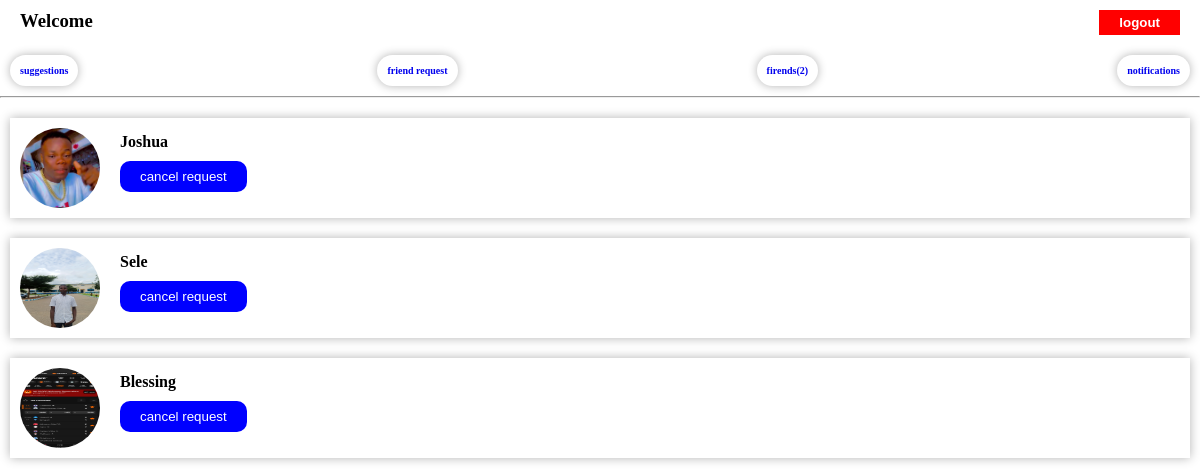
Screenshot of / (signed in) with the database file from the repository.
### account/models.py (models this page shows, shortened)
class MyUser(AbstractUser):
    id = models.UUIDField(
            primary_key=True,
            default=uuid.uuid4,
            editable=False,)
    username = models.CharField(max_length=50,unique=True)
    email = models.EmailField(unique=True)
    contact = models.IntegerField(blank=True,null=True)
    friends = models.ManyToManyField('self',symmetrical=False)
    USERNAME_FIELD = 'username'
    REQUIRED_FIELDS = ["email"]

### main/models.py (models this page shows, shortened)
class Image(models.Model):
    user = models.OneToOneField(User,on_delete=models.CASCADE)
    images = models.ImageField(upload_to="user_image")

### main/views.py (the view)
# urls.py: path("",views.home,name="home"),
@login_required
def home(request):
    suggestions = User.objects.all().exclude(username=request.user.username).exclude(username="admin")
    friends = User.objects.get(username=request.user.username).friends.all()
    frequests = Frequest.objects.filter(sender=request.user)
    frequestusername = []
    for frequest in frequests:
        frequestusername.append(frequest.receiver.username)
    context = {
            "suggestions":suggestions,
            "friends":friends,
            "frequestusername":frequestusername,
            }
    return render(request,"home.html",context)

### templates/home.html (shortened to what this page needs)
{% extends "base.html" %}
{% block content %}
  <header>
    <nav class="nav-links">
      <h3>Welcome {{request.user.get_full_name}}</h2>
      <a href="{% url 'account:logout' %}"><button>logout</button></a>
    </nav>
    <div class="f-con">
      <a href="{% url 'main:home'%}"><h3>suggestions</h3></a>
      <a href="{% url 'main:allrequest'%}"><h3>friend request</h3></a>
      <a href="{% url 'main:friendslist'%}"><h3>firends({{friends.count}})</h3></a>
      <a href="{% url 'main:notifications'%}"><h3>notifications</h3></a>
    </div>
  </header>
  <hr>
  <main>
    {%for suggest in suggestions%}
      {% if suggest.username in frequestusername %}
        <div class="suggest">
	  <img src="{{ suggest.image.images.url }}" alt="user image">
	  <h4>{{suggest.get_username}}</h4>
	  <a href="{%url 'main:added' suggest.pk %}"><button>cancel request</button></a>
	</div>
      {% elif suggest not in friends%}
        <div class="suggest">
		<img src="{{ suggest.image.images.url }}" alt="user image">
	  <h4>{{suggest.get_username}}</h4>
	  <a href="{% url 'main:request' suggest.pk %}"><button>add friend</button></a>
        </div>
      {% endif %}
      {%endfor%}
  </main>
{% endblock %}

### static/css/auth.css (style rules this page uses)
* { padding: 0; margin: 0; box-sizing: border-box; }
.nav-links { display: flex; justify-content: space-between; margin: 10px 20px 20px 20px; }
.nav-links button { padding: 5px 20px; border: none; background: red; color: white; font-weight: 600; }
.f-con { display: flex; text-align: center; justify-content: space-between; margin: 5px 10px 10px 10px; }
.f-con h3 { box-shadow: hsl(0,0%,70%) 0 0 10px; padding: 10px; font-size: 10px; border: none; border-radius: 50px; }
.suggest { box-shadow: hsl(0,0%,70%) 0 0 10px; margin: 20px 10px; height: 100px; padding: 10px; }
.suggest img { height:80px; width:80px; float: left; border-radius: 50%; margin-right: 20px; }
.suggest h4 { font-weight: 700; margin: 5px 10px 10px 0; }
.suggest button { padding: 8px 20px; color: white; background: blue; font-weight: 400; border: none; border-radius: 10px; }
a { text-decoration: none; }

### rows the page displays
MyUser: image.images (picture), get_username "Joshua"
MyUser: image.images (picture), get_username "Sele"
MyUser: image.images (picture), get_username "Blessing"

### other values shown
{{ friends.count }} "2"
